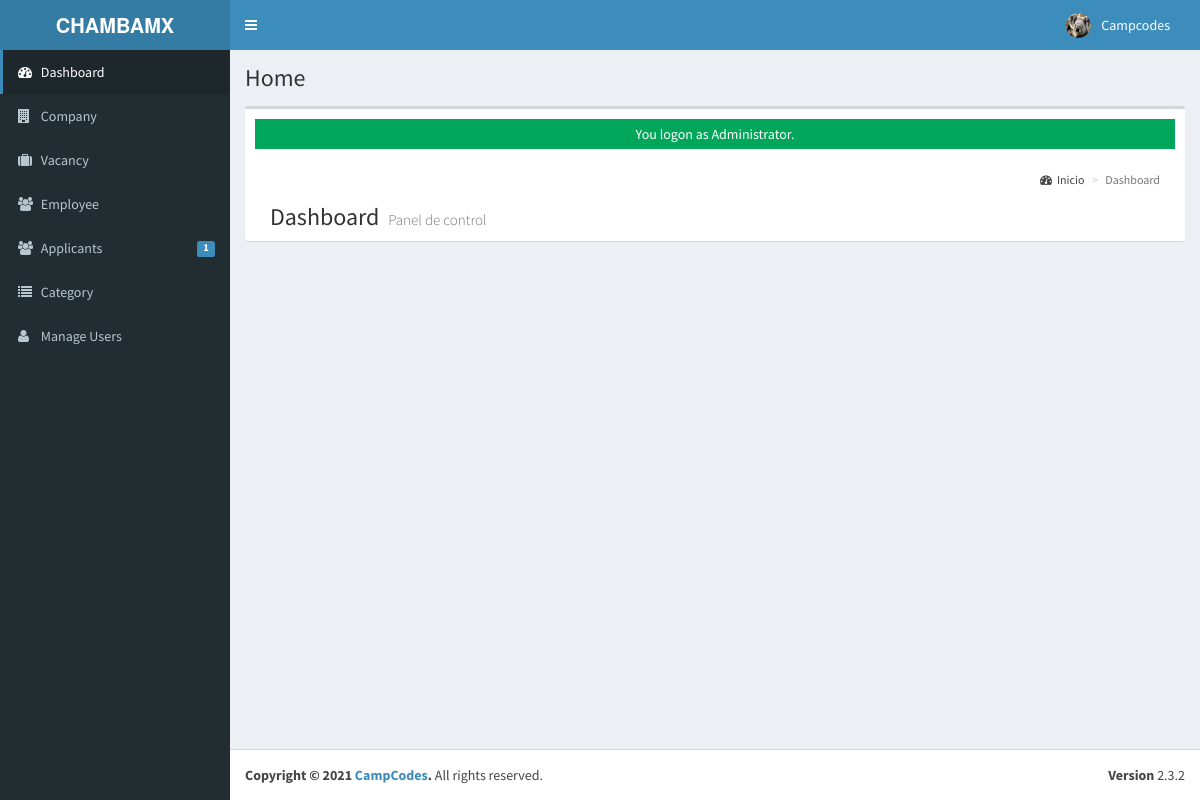
Screenshot of /admin/index.php (signed in) with the database file from the repository.
### tables this page shows
CREATE TABLE `t_usuarios` (
  `USERID` varchar(30) NOT NULL,
  `FULLNAME` varchar(40) NOT NULL,
  `USERNAME` varchar(90) NOT NULL,
  `PASS` varchar(90) NOT NULL,
  `ROLE` varchar(30) NOT NULL,
  `PICLOCATION` varchar(255) NOT NULL
);

### admin/index.php (called while the page is built, shortened)
<?php
require_once("../include/initialize.php");
$view = (isset($_GET['page']) && $_GET['page'] != '') ? $_GET['page'] : '';
switch ($view) {
    default :
        $title="Home";
    }
    require_once("theme/templates.php");
?>

### include/database.php (called while the page is built, shortened)
<?php
class Database {
	var $sql_string = '';
	private $conn;
	public function open_connection() {
		$this->conn = mysqli_connect(server,user,pass);
		if(!$this->conn){
			echo "Problem in database connection! Contact administrator!";
			exit();
		}else{
			$db_select = mysqli_select_db($this->conn,database_name);
		}
	}
	function setQuery($sql='') {
		$this->sql_string=$sql;
	}
	function executeQuery() {
		$result = mysqli_query($this->conn,$this->sql_string);
		return $result;
	}
	private function confirm_query($result) {
		return $result;
	}
	function loadSingleResult() {
		$cur = $this->executeQuery();
		while ($row = mysqli_fetch_object($cur)) {
		return $data = $row;
		}
	}
}
$mydb = new Database();
?>

### include/accounts.php (called while the page is built, shortened)
<?php
require_once(LIB_PATH.DS.'database.php');
class User {
	protected static  $tblname = "t_usuarios";
	function single_user($id=""){
			global $mydb;
			$mydb->setQuery("SELECT * FROM ".self::$tblname."
				Where USERID= '{$id}' LIMIT 1");
			$cur = $mydb->loadSingleResult();
			return $cur;
	}
}
?>

### include/function.php (called while the page is built, shortened)
<?php
function currentpage(){
		$this_page = $_SERVER['SCRIPT_NAME'];
	    $bits = explode('/',$this_page);
		 return $bits[3];
	}
		?>

### admin/theme/templates.php (the view, shortened to what this page needs)
<!DOCTYPE html>
<html>
    <head>
        <link rel="stylesheet" href="<?php echo web_root;?>bootstrap/css/bootstrap.min.css">
        <link rel="stylesheet" href="<?php echo web_root;?>plugins/font-awesome/css/font-awesome.min.css">
        <link rel="stylesheet" href="<?php echo web_root;?>dist/css/AdminLTE.min.css">
        <link rel="stylesheet" href="<?php echo web_root;?>dist/css/skins/_all-skins.min.css">
        <link rel="stylesheet" href="<?php echo web_root;?>plugins/iCheck/flat/blue.css">
        <link rel="stylesheet" href="<?php echo web_root;?>plugins/morris/morris.css">
        <link rel="stylesheet" href="<?php echo web_root;?>plugins/jvectormap/jquery-jvectormap-1.2.2.css">
        <link href="<?php echo web_root; ?>plugins/datepicker/bootstrap-datetimepicker.min.css" rel="stylesheet" media="screen">
        <link rel="stylesheet" href="<?php echo web_root;?>plugins/dataTables/jquery.dataTables.min.css">
        <link rel="stylesheet" href="<?php    echo web_root;?>plugins/bootstrap-wysihtml5/bootstrap3-wysihtml5.min.css">
    </head>
 <body class="hold-transition skin-blue fixed sidebar-mini">
<div class="wrapper">
  <header class="main-header">
    <a href="<?php echo web_root;?>/admin/" class="logo">
      <span class="logo-lg"><b>CHAMBAMX</b></span>
    </a>
    <nav class="navbar navbar-static-top" role="navigation">
      <a href="#" class="sidebar-toggle" data-toggle="offcanvas" role="button">
      </a>
      <div class="navbar-custom-menu">
        <ul class="nav navbar-nav">
          <?php
              $user = New User();
              $singleuser = $user->single_user($_SESSION['ADMIN_USERID']);
          ?>
          <li class="dropdown user user-menu" style="padding-right: 15px;"  >
            <a href="#" class="dropdown-toggle" data-toggle="dropdown">
              <img src="<?php echo web_root.'admin/user/'. $singleuser->PICLOCATION;?>" class="user-image" alt="User Image">
              <span class="hidden-xs"><?php echo $singleuser->FULLNAME; ?></span>
            </a>
          </li>
        </ul>
      </div>
    </nav>
  </header>
  <aside class="main-sidebar">
    <section class="sidebar">
      <ul class="sidebar-menu">
        <li  class="<?php echo (currentpage() == 'index.php') ? "active" : false;?>" >
          <a href="<?php echo web_root ;?>admin/">
            <i class="fa fa-dashboard"></i> <span>Dashboard</span>
          </a>
        </li>
        <li class="<?php echo (currentpage() == 'company') ? "active" : false;?>" >
          <a href="<?php echo web_root ;?>admin/company/">
            <i class="fa fa-building"></i> <span>Company</span>
          </a>
        </li>
        <li class="<?php echo (currentpage() == 'vacancy') ? "active" : false;?>" >
          <a href="<?php echo web_root ;?>admin/vacancy/">
            <i class="fa fa-suitcase"></i> <span>Vacancy</span>
          </a>
        </li>
        <li class="<?php echo (currentpage() == 'employee') ? "active" : false;?>" >
          <a href="<?php echo web_root ;?>admin/employee/">
            <i class="fa fa-users"></i> <span>Employee</span>
          </a>
        </li>
        <li class="<?php echo (currentpage() == 'applicants') ? "active" : false;?>" >
          <a href="<?php echo web_root ;?>admin/applicants/">
            <i class="fa fa-users"></i> <span>Applicants</span>
            <span class="label label-primary pull-right">
              <?php
                $sql = "SELECT count(*) as 'APPL' FROM `t_empleos_aplicados` WHERE `PENDINGAPPLICATION`=1";
                $mydb->setQuery($sql);
                $pending = $mydb->loadSingleResult();
                echo $pending->APPL;
              ?>
            </span>
          </a>
        </li>
        <li class="<?php echo (currentpage() == 'category') ? "active" : false;?>" >
          <a href="<?php echo web_root ;?>admin/category/">
            <i class="fa fa-list"></i> <span>Category</span>
          </a>
        </li>
         <li class="<?php echo (currentpage() == 'user') ? "active" : false;?>">
          <a href="<?php echo web_root; ?>admin/user/">
            <i class="fa fa-user"></i> <span>Manage Users</span> </a>
        </li>
      </ul>
    </section>
  </aside>
  <div class="content-wrapper">
  <section class="content-header">
      <h1>
        <?php echo isset($title) ? $title : ''; ?>
      </h1>
      <ol class="breadcrumb">
      </ol>
    </section>
         <section class="content">
          <div class="row">
            <div class="col-xs-12">
              <div class="box">
                <div class="box-body">
             </div>
             </div>
           </div>
         </div>
         </section>
 </div>
  <footer class="main-footer">
    <div class="pull-right hidden-xs">
      <b>Version</b> 2.3.2
    </div>
    <strong>Copyright &copy; 2021 <a href="#">CampCodes</a>.</strong> All rights
    reserved.
  </footer>
    </body>
</html>

### rows the page displays
t_usuarios: PICLOCATION (picture), FULLNAME "Campcodes"

### other values shown
$pending->APPL "1"
$title "Home"
$_SESSION['message'] "You logon as Administrator."
